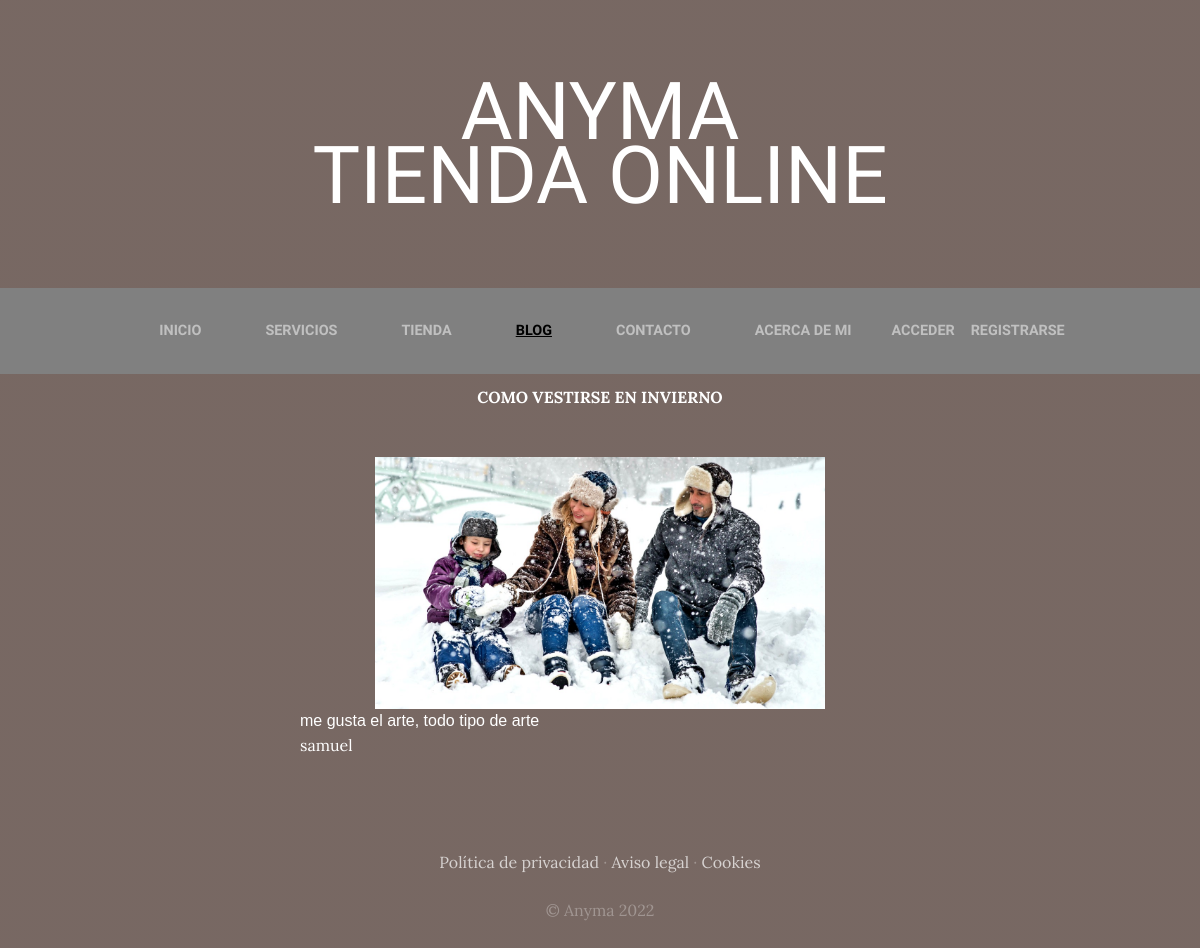
Page /blog/detalles/9 on the earlier database version.
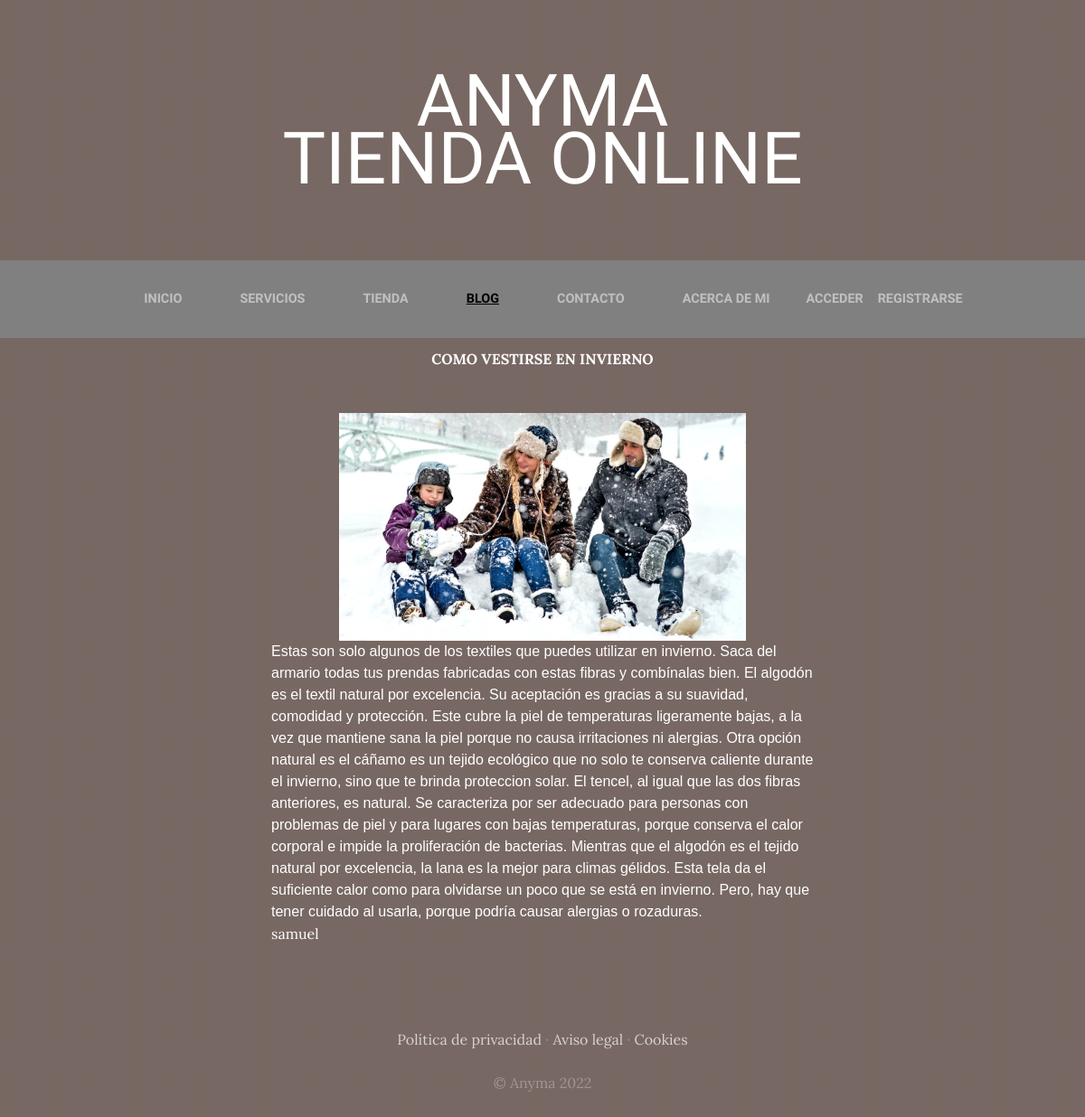
Same page on the later database version.
### blog/models.py (models this page shows, shortened)
class Post(models.Model):
    titulo=models.CharField(max_length=50)
    contenido=models.CharField(max_length=1100)
    imagen = models.ImageField(upload_to='blog', null=True, blank=True)
    autor = models.ForeignKey(User, on_delete=models.CASCADE)
    categorias=models.ManyToManyField(Categoria)
    created=models.DateTimeField(auto_now_add=True)
    updated=models.DateTimeField(auto_now_add=True)
    class Meta:
        verbose_name="post"
        verbose_name_plural='posts'

### blog/views.py (the view)
# urls.py: path('detalles/<int:id>', views.postDetalle, name='detalles'),
def postDetalle(request, id):
    post = Post.objects.get(id = id)
    print('estoy aca')
    return render(request,'blog/detalles.html',{'post':post})

### carro/context_processors.py (called while the page is built, shortened)
def importe_total_carro(request):
    total = 0
    return {'importe_total_carro': str(total)}

### blog/templates/blog/detalles.html
{% extends "ProyectoWebApp/base.html" %}
{% load static %}
{% block content %}
<div class="contenedorFormulario" style="color: white;">
  <div class="externo">
    <div>
      <span style="text-transform:uppercase"><b>{{post.titulo}}</b> <br><br><br></span>
    </div>
  </div>
  <div class="externo">
    <img src="{{post.imagen.url}}" width="75%" height="75%"> <br><br><br>
  </div>
  <div style="font-family: Arial, Helvetica, sans-serif;">
{{post.contenido}}
  </div class="externo">
  {{post.autor}}
</div>
{% endblock %}

Differences in the rows shown:
changed Post "COMO VESTIRSE EN INVIERNO": contenido "me gusta el arte, todo tipo de arte" → "Estas son solo algunos de los textiles que puedes utilizar en invierno. Saca del armario todas tus prendas fabricadas con estas fibras y combínalas bien. El algodón es el textil natural por excelencia. Su aceptación es gracias a su suavidad, comodidad y protección. Este cubre la piel de temperaturas ligeramente bajas, a la vez que mantiene sana la piel porque no causa irritaciones ni alergias. Otra opción natural es el cáñamo es un tejido ecológico que no solo te conserva caliente durante el invierno, sino que te brinda proteccion solar. El tencel, al igual que las dos fibras anteriores, es natural. Se caracteriza por ser adecuado para personas con problemas de piel y para lugares con bajas…"
